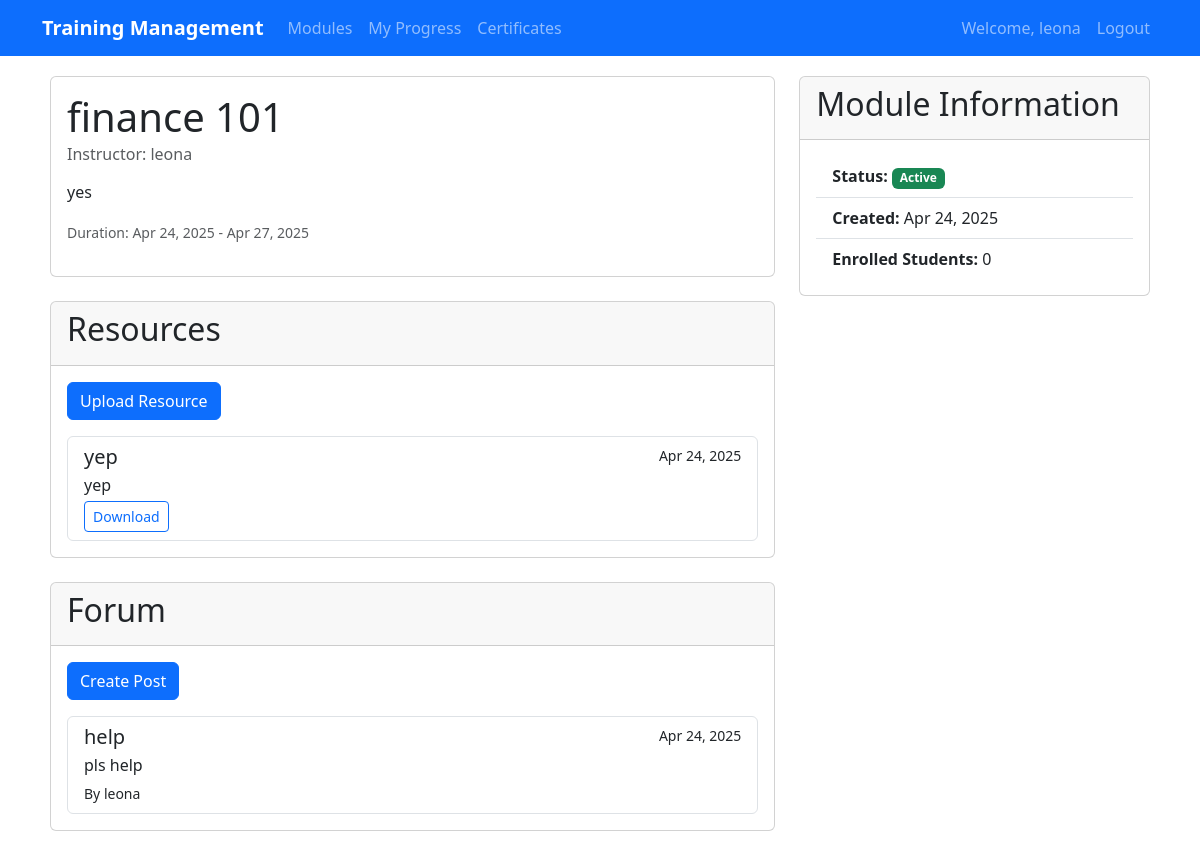
The app's page /modules/1/ (signed in) with its own data.
### training/models.py (models this page shows, shortened)
class Module(models.Model):
    title = models.CharField(max_length=200)
    description = models.TextField()
    instructor = models.ForeignKey(User, on_delete=models.CASCADE, related_name='modules_taught')
    created_at = models.DateTimeField(default=timezone.now)
    start_date = models.DateField()
    end_date = models.DateField()
    is_active = models.BooleanField(default=True)

class Resource(models.Model):
    module = models.ForeignKey(Module, on_delete=models.CASCADE, related_name='resources')
    title = models.CharField(max_length=200)
    description = models.TextField()
    file = models.FileField(upload_to='resources/')
    uploaded_at = models.DateTimeField(default=timezone.now)
    uploaded_by = models.ForeignKey(User, on_delete=models.CASCADE)

class ForumPost(models.Model):
    module = models.ForeignKey(Module, on_delete=models.CASCADE, related_name='forum_posts')
    author = models.ForeignKey(User, on_delete=models.CASCADE)
    title = models.CharField(max_length=200)
    content = models.TextField()
    created_at = models.DateTimeField(default=timezone.now)
    updated_at = models.DateTimeField(auto_now=True)

### training/views.py (the view)
# urls.py: path('modules/<int:pk>/', views.module_detail, name='module_detail'),
@login_required
def module_detail(request, pk):
    module = get_object_or_404(Module, pk=pk)
    is_enrolled = Enrollment.objects.filter(student=request.user, module=module).exists()
    return render(request, 'training/module_detail.html', {
        'module': module,
        'is_enrolled': is_enrolled
    })

### templates/training/module_detail.html (shortened to what this page needs)
{% extends 'training/base.html' %}
{% block content %}
<div class="row">
    <div class="col-md-8">
        <div class="card mb-4">
            <div class="card-body">
                <h1 class="card-title">{{ module.title }}</h1>
                <h6 class="card-subtitle mb-3 text-muted">
                    Instructor: {{ module.instructor.username }}
                </h6>
                <p class="card-text">{{ module.description }}</p>
                <div class="mb-3">
                    <small class="text-muted">
                        Duration: {{ module.start_date|date:"M d, Y" }} - {{ module.end_date|date:"M d, Y" }}
                    </small>
                </div>
            </div>
        </div>
        <div class="card mb-4">
            <div class="card-header">
                <h2>Resources</h2>
            </div>
            <div class="card-body">
                {% if user.is_staff or is_enrolled %}
                    {% if user.is_staff or module.instructor == user %}
                        <a href="{% url 'resource_upload' module_id=module.pk %}" class="btn btn-primary mb-3">Upload Resource</a>
                    {% endif %}
                    <div class="list-group">
                        {% for resource in module.resources.all %}
                            <div class="list-group-item">
                                <div class="d-flex w-100 justify-content-between">
                                    <h5 class="mb-1">{{ resource.title }}</h5>
                                    <small>{{ resource.uploaded_at|date:"M d, Y" }}</small>
                                </div>
                                <p class="mb-1">{{ resource.description }}</p>
                                <a href="{{ resource.file.url }}" class="btn btn-sm btn-outline-primary" download>Download</a>
                            </div>
                        {% empty %}
                            <div class="alert alert-info">
                                No resources available for this module.
                            </div>
                        {% endfor %}
                    </div>
                {% else %}
                    <div class="alert alert-warning">
                        Please enroll in this module to access its resources.
                    </div>
                {% endif %}
            </div>
        </div>
        <div class="card">
            <div class="card-header">
                <h2>Forum</h2>
            </div>
            <div class="card-body">
                {% if user.is_staff or is_enrolled %}
                    <a href="{% url 'forum_post_create' module_id=module.pk %}" class="btn btn-primary mb-3">Create Post</a>
                    <div class="list-group">
                        {% for post in module.forum_posts.all %}
                            <a href="{% url 'forum_post_detail' module_id=module.id post_id=post.pk %}" class="list-group-item list-group-item-action">
                                <div class="d-flex w-100 justify-content-between">
                                    <h5 class="mb-1">{{ post.title }}</h5>
                                    <small>{{ post.created_at|date:"M d, Y" }}</small>
                                </div>
                                <p class="mb-1">{{ post.content|truncatewords:20 }}</p>
                                <small>By {{ post.author.username }}</small>
                            </a>
                        {% empty %}
                            <div class="alert alert-info">
                                No forum posts available for this module.
                            </div>
                        {% endfor %}
                    </div>
                {% else %}
                    <div class="alert alert-warning">
                        Please enroll in this module to participate in forum discussions.
                    </div>
                {% endif %}
            </div>
        </div>
    </div>
    <div class="col-md-4">
        <div class="card">
            <div class="card-header">
                <h2>Module Information</h2>
            </div>
            <div class="card-body">
                <ul class="list-group list-group-flush">
                    <li class="list-group-item">
                        <strong>Status:</strong>
                        {% if module.is_active %}
                            <span class="badge bg-success">Active</span>
                        {% else %}
                            <span class="badge bg-danger">Inactive</span>
                        {% endif %}
                    </li>
                    <li class="list-group-item">
                        <strong>Created:</strong>
                        {{ module.created_at|date:"M d, Y" }}
                    </li>
                    <li class="list-group-item">
                        <strong>Enrolled Students:</strong>
                        {{ module.enrollments.count }}
                    </li>
                </ul>
            </div>
        </div>
    </div>
</div>
{% endblock %}

### templates/training/base.html (shortened to what this page needs)
<!DOCTYPE html>
<html lang="en">
<head>
    <link href="https://cdn.jsdelivr.net/npm/bootstrap@5.3.0/dist/css/bootstrap.min.css" rel="stylesheet">
</head>
<body>
    <nav class="navbar navbar-expand-lg navbar-dark bg-primary">
        <div class="container">
            <a class="navbar-brand" href="{% url 'home' %}">Training Management</a>
            <div class="collapse navbar-collapse" id="navbarNav">
                <ul class="navbar-nav me-auto">
                    {% if user.is_authenticated %}
                        <li class="nav-item">
                            <a class="nav-link" href="{% url 'module_list' %}">Modules</a>
                        </li>
                        <li class="nav-item">
                            <a class="nav-link" href="{% url 'progress_list' %}">My Progress</a>
                        </li>
                        <li class="nav-item">
                            <a class="nav-link" href="{% url 'certificate_list' %}">Certificates</a>
                        </li>
                    {% endif %}
                </ul>
                <ul class="navbar-nav">
                    {% if user.is_authenticated %}
                        <li class="nav-item">
                            <span class="nav-link">Welcome, {{ user.username }}</span>
                        </li>
                        <li class="nav-item">
                            <a class="nav-link" href="{% url 'logout' %}">Logout</a>
                        </li>
                    {% else %}
                        <li class="nav-item">
                            <a class="nav-link" href="{% url 'login' %}">Login</a>
                        </li>
                    {% endif %}
                </ul>
            </div>
        </div>
    </nav>
    <div class="container content">
        {% block content %}
        {% endblock %}
    </div>
</body>
</html>

### templates/training/base.html (style rules this page uses)
.navbar-brand { font-weight: bold; }
.content { padding: 20px; }
.card { margin-bottom: 20px; }

### records on screen
Module: title "finance 101", instructor.username "leona", description "yes", start_date "Apr 24, 2025", end_date "Apr 27, 2025", created_at "Apr 24, 2025", enrollments.count "0"
Resource: title "yep", uploaded_at "Apr 24, 2025", description "yep"
ForumPost: title "help", created_at "Apr 24, 2025", content "pls help", author.username "leona"

### other values on screen
{{ user.username }} "leona"
